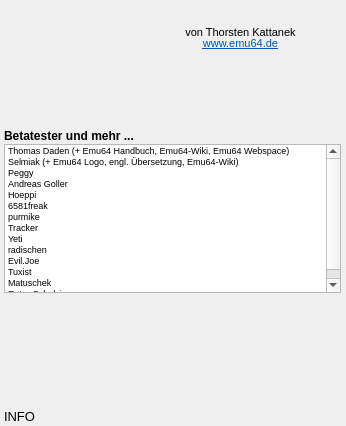
<?xml version="1.0" encoding="UTF-8"?>
<ui version="4.0">
 <class>InfoWindow</class>
 <widget class="QDialog" name="InfoWindow">
  <property name="geometry">
   <rect>
    <x>0</x>
    <y>0</y>
    <width>346</width>
    <height>426</height>
   </rect>
  </property>
  <property name="windowTitle">
   <string>Emu64 Information</string>
  </property>
  <widget class="QWidget" name="widget" native="true">
   <property name="geometry">
    <rect>
     <x>188</x>
     <y>56</y>
     <width>105</width>
     <height>69</height>
    </rect>
   </property>
   <property name="autoFillBackground">
    <bool>false</bool>
   </property>
   <property name="styleSheet">
    <string notr="true">border-image: url(:/grafik/thorsten.png);

</string>
   </property>
  </widget>
  <widget class="QWidget" name="widget_2" native="true">
   <property name="geometry">
    <rect>
     <x>4</x>
     <y>296</y>
     <width>337</width>
     <height>113</height>
    </rect>
   </property>
   <property name="styleSheet">
    <string notr="true">border-image: url(:/grafik/qt_sdl_logo_300x113.png);</string>
   </property>
  </widget>
  <widget class="QLabel" name="moreinfosOut">
   <property name="geometry">
    <rect>
     <x>4</x>
     <y>408</y>
     <width>333</width>
     <height>17</height>
    </rect>
   </property>
   <property name="font">
    <font>
     <pointsize>10</pointsize>
    </font>
   </property>
   <property name="text">
    <string>INFO</string>
   </property>
  </widget>
  <widget class="QLabel" name="Emu64Version">
   <property name="geometry">
    <rect>
     <x>130</x>
     <y>4</y>
     <width>211</width>
     <height>25</height>
    </rect>
   </property>
   <property name="font">
    <font>
     <pointsize>10</pointsize>
     <weight>75</weight>
     <bold>true</bold>
    </font>
   </property>
   <property name="styleSheet">
    <string notr="true">color: rgb(0, 0,100);</string>
   </property>
   <property name="text">
    <string/>
   </property>
   <property name="alignment">
    <set>Qt::AlignCenter</set>
   </property>
  </widget>
  <widget class="QLabel" name="label_2">
   <property name="geometry">
    <rect>
     <x>152</x>
     <y>24</y>
     <width>177</width>
     <height>16</height>
    </rect>
   </property>
   <property name="font">
    <font>
     <pointsize>8</pointsize>
    </font>
   </property>
   <property name="text">
    <string>von Thorsten Kattanek</string>
   </property>
   <property name="alignment">
    <set>Qt::AlignCenter</set>
   </property>
   <property name="openExternalLinks">
    <bool>false</bool>
   </property>
   <property name="textInteractionFlags">
    <set>Qt::LinksAccessibleByMouse</set>
   </property>
  </widget>
  <widget class="QLabel" name="label_3">
   <property name="geometry">
    <rect>
     <x>152</x>
     <y>36</y>
     <width>177</width>
     <height>16</height>
    </rect>
   </property>
   <property name="font">
    <font>
     <pointsize>8</pointsize>
    </font>
   </property>
   <property name="text">
    <string>&lt;html&gt;&lt;head/&gt;&lt;body&gt;&lt;p&gt;&lt;a href=&quot;http://www.emu64.de&quot;&gt;&lt;span style=&quot; text-decoration: underline; color:#0057ae;&quot;&gt;www.emu64.de&lt;/span&gt;&lt;/a&gt;&lt;/p&gt;&lt;/body&gt;&lt;/html&gt;</string>
   </property>
   <property name="alignment">
    <set>Qt::AlignCenter</set>
   </property>
   <property name="openExternalLinks">
    <bool>true</bool>
   </property>
  </widget>
  <widget class="QListWidget" name="listWidget">
   <property name="geometry">
    <rect>
     <x>4</x>
     <y>144</y>
     <width>337</width>
     <height>149</height>
    </rect>
   </property>
   <property name="font">
    <font>
     <pointsize>7</pointsize>
    </font>
   </property>
   <property name="selectionMode">
    <enum>QAbstractItemView::NoSelection</enum>
   </property>
   <item>
    <property name="text">
     <string>Thomas Daden (+ Emu64 Handbuch, Emu64-Wiki, Emu64 Webspace)</string>
    </property>
   </item>
   <item>
    <property name="text">
     <string>Selmiak (+ Emu64 Logo, engl. Übersetzung, Emu64-Wiki)</string>
    </property>
   </item>
   <item>
    <property name="text">
     <string>Peggy</string>
    </property>
   </item>
   <item>
    <property name="text">
     <string>Andreas Goller</string>
    </property>
   </item>
   <item>
    <property name="text">
     <string>Hoeppi</string>
    </property>
   </item>
   <item>
    <property name="text">
     <string>6581freak</string>
    </property>
   </item>
   <item>
    <property name="text">
     <string>purmike</string>
    </property>
   </item>
   <item>
    <property name="text">
     <string>Tracker</string>
    </property>
   </item>
   <item>
    <property name="text">
     <string>Yeti</string>
    </property>
   </item>
   <item>
    <property name="text">
     <string>radischen</string>
    </property>
   </item>
   <item>
    <property name="text">
     <string>Evil.Joe</string>
    </property>
   </item>
   <item>
    <property name="text">
     <string>Tuxist</string>
    </property>
   </item>
   <item>
    <property name="text">
     <string>Matuschek</string>
    </property>
   </item>
   <item>
    <property name="text">
     <string>Retro-Schulzi</string>
    </property>
   </item>
  </widget>
  <widget class="QLabel" name="label">
   <property name="geometry">
    <rect>
     <x>4</x>
     <y>128</y>
     <width>165</width>
     <height>16</height>
    </rect>
   </property>
   <property name="font">
    <font>
     <weight>75</weight>
     <bold>true</bold>
    </font>
   </property>
   <property name="text">
    <string>Betatester und mehr ...</string>
   </property>
  </widget>
  <widget class="QWidget" name="widget_3" native="true">
   <property name="geometry">
    <rect>
     <x>4</x>
     <y>4</y>
     <width>120</width>
     <height>120</height>
    </rect>
   </property>
   <property name="styleSheet">
    <string notr="true">border-image: url(:/grafik/emu64_logo_120_120.png);</string>
   </property>
  </widget>
 </widget>
 <resources/>
 <connections/>
</ui>
